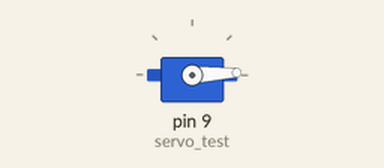
This sketch was run on a simulated Arduino Uno, built with avr-gcc and run on an emulated ATmega328P. Parts: servo.

Above: at 0.05 s.
At 0.7 s:
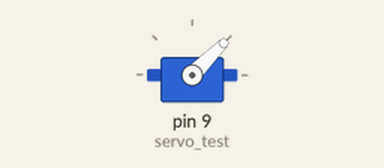
At 1.35 s:
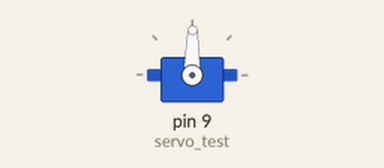
At 2.7 s:
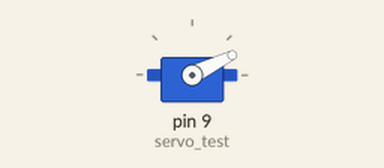
Timing chart, 0 to 6.5 s (numbered marks = the images above):
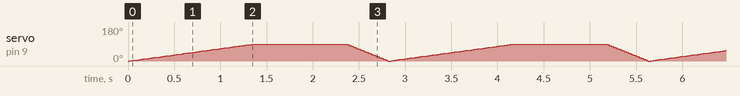

The sketch:

Servo.ino
```cpp
#include <Servo.h>
Servo servo_test;
int angle = 0;
void setup()
{
  servo_test.attach(9);
}
 void loop()
{
  for(angle = 0; angle < 90; angle++)
  {
    servo_test.write(angle);
    delay(15);
  }
 delay(1000);
  for(angle = 90; angle>=1; angle--)
  {
    servo_test.write(angle);
    delay(5);
  }
  delay(1);
}
```
